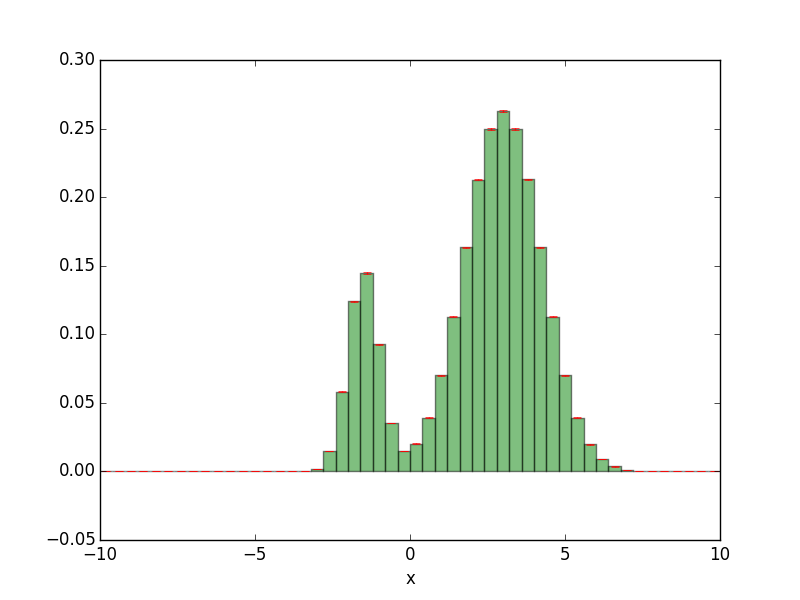

Write Python code to recreate this figure.
'''
Este script lee los datos del archivo datos_n.txt que corresponden al valor
asociado a los bins en cada repeticion del algoritmo de metropolis.
Obtiene el promedio de cada valor y su respectivo error.
'''
import numpy as np
import matplotlib.pyplot as plt

n = np.loadtxt('datos_n.txt')
bins_escogido = np.linspace(-10, 10, 51)

suma_ns = np.zeros(50)
for i in range(0, 5050, 50):
    suma_ns += n[i:i+50]

ns_promedio = np.copy(suma_ns)/101.

# queremos formar la parte suma sobre i de (x_i - <x>)^2
suma_diferencia_al_cuadrado = np.zeros(50)
for i in range(0, 5050, 50):
    diferencia = (n[i:i+50]-ns_promedio)
    for i in range(50):
        suma_diferencia_al_cuadrado[i] += diferencia[i]*diferencia[i]

# calculando la desviacion estandar

desviacion_estandar = np.zeros(50)
for i in range(50):
    desviacion_estandar[i] = np.sqrt(suma_diferencia_al_cuadrado[i])/7.

fig = plt.figure(1)
fig.clf()
plt.bar(bins_escogido[:50], ns_promedio,
        width=bins_escogido[1] - bins_escogido[0], color='g', alpha=0.5,
        yerr=desviacion_estandar, error_kw=dict(ecolor='red'))
plt.xlabel('x')
plt.show()
plt.draw()
plt.savefig('bonus.png')
